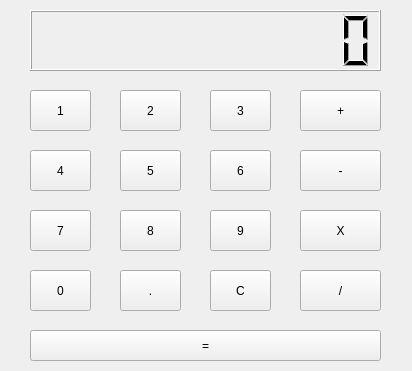
<?xml version="1.0" encoding="UTF-8"?>
<ui version="4.0">
 <class>Kalkulator</class>
 <widget class="QWidget" name="Kalkulator">
  <property name="geometry">
   <rect>
    <x>0</x>
    <y>0</y>
    <width>412</width>
    <height>371</height>
   </rect>
  </property>
  <property name="cursor">
   <cursorShape>PointingHandCursor</cursorShape>
  </property>
  <property name="windowTitle">
   <string>Kalkulator</string>
  </property>
  <widget class="QLCDNumber" name="lcd">
   <property name="geometry">
    <rect>
     <x>30</x>
     <y>10</y>
     <width>351</width>
     <height>61</height>
    </rect>
   </property>
   <property name="frameShape">
    <enum>QFrame::Box</enum>
   </property>
   <property name="digitCount">
    <number>11</number>
   </property>
  </widget>
  <widget class="QPushButton" name="b1">
   <property name="geometry">
    <rect>
     <x>30</x>
     <y>90</y>
     <width>61</width>
     <height>41</height>
    </rect>
   </property>
   <property name="text">
    <string>1</string>
   </property>
  </widget>
  <widget class="QPushButton" name="b2">
   <property name="geometry">
    <rect>
     <x>120</x>
     <y>90</y>
     <width>61</width>
     <height>41</height>
    </rect>
   </property>
   <property name="text">
    <string>2</string>
   </property>
  </widget>
  <widget class="QPushButton" name="b3">
   <property name="geometry">
    <rect>
     <x>210</x>
     <y>90</y>
     <width>61</width>
     <height>41</height>
    </rect>
   </property>
   <property name="text">
    <string>3</string>
   </property>
  </widget>
  <widget class="QPushButton" name="b4">
   <property name="geometry">
    <rect>
     <x>30</x>
     <y>150</y>
     <width>61</width>
     <height>41</height>
    </rect>
   </property>
   <property name="text">
    <string>4</string>
   </property>
  </widget>
  <widget class="QPushButton" name="b5">
   <property name="geometry">
    <rect>
     <x>120</x>
     <y>150</y>
     <width>61</width>
     <height>41</height>
    </rect>
   </property>
   <property name="text">
    <string>5</string>
   </property>
  </widget>
  <widget class="QPushButton" name="b6">
   <property name="geometry">
    <rect>
     <x>210</x>
     <y>150</y>
     <width>61</width>
     <height>41</height>
    </rect>
   </property>
   <property name="text">
    <string>6</string>
   </property>
  </widget>
  <widget class="QPushButton" name="b7">
   <property name="geometry">
    <rect>
     <x>30</x>
     <y>210</y>
     <width>61</width>
     <height>41</height>
    </rect>
   </property>
   <property name="text">
    <string>7</string>
   </property>
  </widget>
  <widget class="QPushButton" name="b8">
   <property name="geometry">
    <rect>
     <x>120</x>
     <y>210</y>
     <width>61</width>
     <height>41</height>
    </rect>
   </property>
   <property name="text">
    <string>8</string>
   </property>
  </widget>
  <widget class="QPushButton" name="b9">
   <property name="geometry">
    <rect>
     <x>210</x>
     <y>210</y>
     <width>61</width>
     <height>41</height>
    </rect>
   </property>
   <property name="text">
    <string>9</string>
   </property>
  </widget>
  <widget class="QPushButton" name="b_0">
   <property name="geometry">
    <rect>
     <x>30</x>
     <y>270</y>
     <width>61</width>
     <height>41</height>
    </rect>
   </property>
   <property name="text">
    <string>0</string>
   </property>
  </widget>
  <widget class="QPushButton" name="b_dot">
   <property name="geometry">
    <rect>
     <x>120</x>
     <y>270</y>
     <width>61</width>
     <height>41</height>
    </rect>
   </property>
   <property name="text">
    <string>.</string>
   </property>
  </widget>
  <widget class="QPushButton" name="b_C">
   <property name="geometry">
    <rect>
     <x>210</x>
     <y>270</y>
     <width>61</width>
     <height>41</height>
    </rect>
   </property>
   <property name="text">
    <string>C</string>
   </property>
  </widget>
  <widget class="QPushButton" name="b_dodawanie">
   <property name="geometry">
    <rect>
     <x>300</x>
     <y>90</y>
     <width>81</width>
     <height>41</height>
    </rect>
   </property>
   <property name="text">
    <string>+</string>
   </property>
  </widget>
  <widget class="QPushButton" name="b_odejmowanie">
   <property name="geometry">
    <rect>
     <x>300</x>
     <y>150</y>
     <width>81</width>
     <height>41</height>
    </rect>
   </property>
   <property name="text">
    <string>-</string>
   </property>
  </widget>
  <widget class="QPushButton" name="b_mnozenie">
   <property name="geometry">
    <rect>
     <x>300</x>
     <y>210</y>
     <width>81</width>
     <height>41</height>
    </rect>
   </property>
   <property name="text">
    <string>X</string>
   </property>
  </widget>
  <widget class="QPushButton" name="b_dzielenie">
   <property name="geometry">
    <rect>
     <x>300</x>
     <y>270</y>
     <width>81</width>
     <height>41</height>
    </rect>
   </property>
   <property name="text">
    <string>/</string>
   </property>
  </widget>
  <widget class="QPushButton" name="b_wynik">
   <property name="geometry">
    <rect>
     <x>30</x>
     <y>330</y>
     <width>351</width>
     <height>31</height>
    </rect>
   </property>
   <property name="text">
    <string>=</string>
   </property>
  </widget>
  <widget class="QLabel" name="l1">
   <property name="geometry">
    <rect>
     <x>10</x>
     <y>0</y>
     <width>21</width>
     <height>21</height>
    </rect>
   </property>
   <property name="text">
    <string/>
   </property>
  </widget>
 </widget>
 <layoutdefault spacing="6" margin="11"/>
 <resources/>
 <connections/>
</ui>
